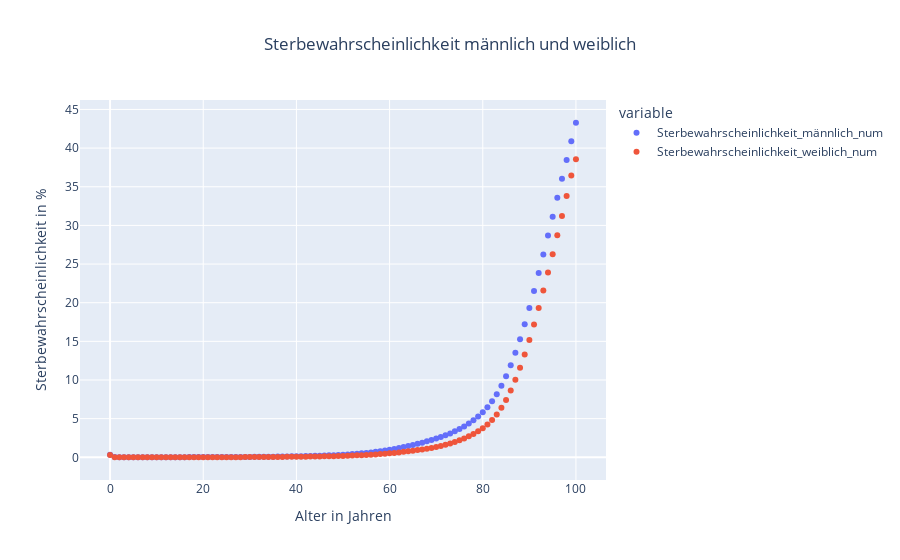

The notebook cell this image was saved under:
### Markdown cell above
### beide Geschlechter

### Code cell
# Daten der y-Achse mit 100 multiplizieren und als Prozent formatieren
# Numerische Werte für den Plot
df['Sterbewahrscheinlichkeit_männlich_num'] = df['Sterbewahrscheinlichkeit [q(x)] männlich Ziffer'] * 100
df['Sterbewahrscheinlichkeit_weiblich_num'] = df['Sterbewahrscheinlichkeit [q(x)] weiblich Ziffer'] * 100

# Formatierte Werte für die Anzeige
df['Sterbewahrscheinlichkeit_männlich'] = df['Sterbewahrscheinlichkeit_männlich_num'].map('{:.2f}%'.format)
df['Sterbewahrscheinlichkeit_weiblich'] = df['Sterbewahrscheinlichkeit_weiblich_num'].map('{:.2f}%'.format)

# Plot erstellen
fig = px.scatter(df,
                 x='Alter in Jahren',
                 y=['Sterbewahrscheinlichkeit_männlich_num', 'Sterbewahrscheinlichkeit_weiblich_num'],
                 title='Sterbewahrscheinlichkeit männlich und weiblich')

fig.update_layout(
    title_x=0.5,
    yaxis_title="Sterbewahrscheinlichkeit in %"
)

fig.show()

### Figure 1 — Plotly figure (JSON) as saved in the notebook; plotly's stock layout.template omitted (floating-point values rounded to 4 significant figures)
{"data": [{"hovertemplate": "variable=Sterbewahrscheinlichkeit_männlich_num<br>Alter in Jahren=%{x}<br>value=%{y}<extra></extra>", "legendgroup": "Sterbewahrscheinlichkeit_männlich_num", "marker": {"color": "#636efa", "symbol": "circle"}, "mode": "markers", "name": "Sterbewahrscheinlichkeit_männlich_num", "orientation": "v", "showlegend": true, "type": "scatter", "x": [0, 1, 2, 3, 4, 5, 6, 7, 8, 9, 10, 11, 12, 13, 14, 15, 16, 17, 18, 19, 20, 21, 22, 23, 24, 25, 26, 27, 28, 29, 30, 31, 32, 33, 34, 35, 36, 37, 38, 39, 40, 41, 42, 43, 44, 45, 46, 47, 48, 49, 50, 51, 52, 53, 54, 55, 56, 57, 58, 59, 60, 61, 62, 63, 64, 65, 66, 67, 68, 69, 70, 71, 72, 73, 74, 75, 76, 77, 78, 79, 80, 81, 82, 83, 84, 85, 86, 87, 88, 89, 90, 91, 92, 93, 94, 95, 96, 97, 98, 99, 100], "xaxis": "x", "y": [0.3253, 0.02535, 0.0181, 0.01413, 0.01184, 0.01045, 0.009552, 0.008873, 0.008303, 0.007914, 0.007787, 0.008018, 0.008755, 0.01027, 0.01287, 0.01679, 0.02219, 0.02889, 0.03607, 0.04209, 0.04591, 0.04757, 0.0476, 0.04674, 0.04579, 0.04541, 0.04573, 0.04673, 0.04845, 0.05091, 0.05419, 0.05838, 0.06349, 0.0695, 0.07637, 0.084, 0.09222, 0.1009, 0.1102, 0.1202, 0.131, 0.1429, 0.1561, 0.1708, 0.1874, 0.2058, 0.2264, 0.2493, 0.2749, 0.3034, 0.3353, 0.3711, 0.4114, 0.4568, 0.5082, 0.5661, 0.6311, 0.7038, 0.7848, 0.8745, 0.9733, 1.081, 1.198, 1.324, 1.458, 1.598, 1.744, 1.898, 2.06, 2.234, 2.421, 2.624, 2.848, 3.094, 3.365, 3.666, 4.001, 4.374, 4.795, 5.277, 5.833, 6.484, 7.254, 8.168, 9.241, 10.49, 11.91, 13.51, 15.29, 17.22, 19.31, 21.53, 23.85, 26.25, 28.68, 31.13, 33.58, 36.03, 38.47, 40.89, 43.28], "yaxis": "y"}, {"hovertemplate": "variable=Sterbewahrscheinlichkeit_weiblich_num<br>Alter in Jahren=%{x}<br>value=%{y}<extra></extra>", "legendgroup": "Sterbewahrscheinlichkeit_weiblich_num", "marker": {"color": "#EF553B", "symbol": "circle"}, "mode": "markers", "name": "Sterbewahrscheinlichkeit_weiblich_num", "orientation": "v", "showlegend": true, "type": "scatter", "x": [0, 1, 2, 3, 4, 5, 6, 7, 8, 9, 10, 11, 12, 13, 14, 15, 16, 17, 18, 19, 20, 21, 22, 23, 24, 25, 26, 27, 28, 29, 30, 31, 32, 33, 34, 35, 36, 37, 38, 39, 40, 41, 42, 43, 44, 45, 46, 47, 48, 49, 50, 51, 52, 53, 54, 55, 56, 57, 58, 59, 60, 61, 62, 63, 64, 65, 66, 67, 68, 69, 70, 71, 72, 73, 74, 75, 76, 77, 78, 79, 80, 81, 82, 83, 84, 85, 86, 87, 88, 89, 90, 91, 92, 93, 94, 95, 96, 97, 98, 99, 100], "xaxis": "x", "y": [0.289, 0.02086, 0.01535, 0.01191, 0.009721, 0.008312, 0.007425, 0.006907, 0.006674, 0.006689, 0.006944, 0.007457, 0.008272, 0.009465, 0.01108, 0.01309, 0.01535, 0.01761, 0.01946, 0.02044, 0.02048, 0.01992, 0.01911, 0.01838, 0.01802, 0.01827, 0.01911, 0.0205, 0.0224, 0.02475, 0.02748, 0.0305, 0.03379, 0.03738, 0.04125, 0.04543, 0.04989, 0.05465, 0.05976, 0.06527, 0.07126, 0.07784, 0.08511, 0.09319, 0.1022, 0.1123, 0.1235, 0.1362, 0.1504, 0.1664, 0.1842, 0.204, 0.2259, 0.2501, 0.2766, 0.3057, 0.3381, 0.3741, 0.4146, 0.4605, 0.5126, 0.571, 0.6356, 0.7058, 0.7806, 0.8588, 0.9397, 1.025, 1.116, 1.217, 1.33, 1.46, 1.61, 1.783, 1.978, 2.197, 2.442, 2.711, 3.013, 3.357, 3.759, 4.237, 4.819, 5.532, 6.396, 7.425, 8.632, 10.02, 11.58, 13.3, 15.17, 17.19, 19.33, 21.57, 23.89, 26.27, 28.71, 31.22, 33.79, 36.45, 38.57], "yaxis": "y"}], "layout": {"legend": {"title": {"text": "variable"}, "tracegroupgap": 0}, "title": {"text": "Sterbewahrscheinlichkeit männlich und weiblich", "x": 0.5}, "xaxis": {"anchor": "y", "domain": [0, 1], "title": {"text": "Alter in Jahren"}}, "yaxis": {"anchor": "x", "domain": [0, 1], "title": {"text": "Sterbewahrscheinlichkeit in %"}}}}
